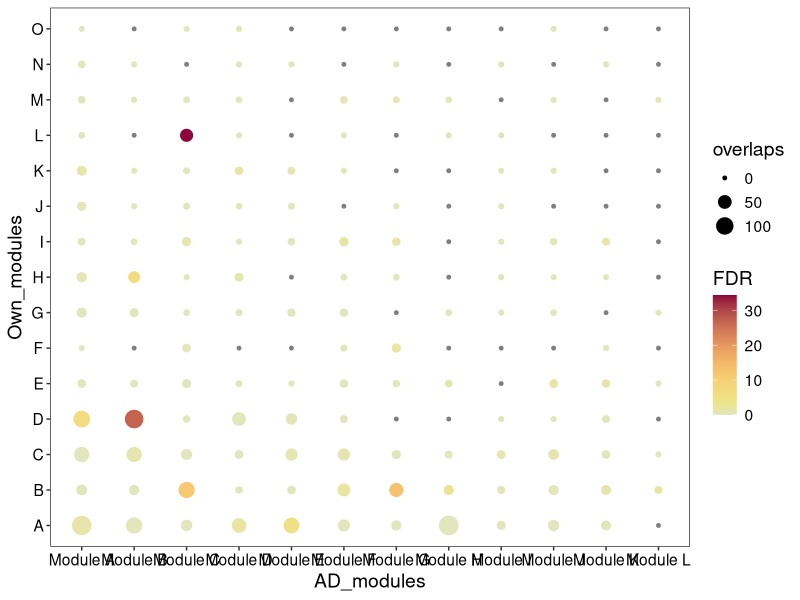

This figure's R source:
library(openxlsx)
library(ggrepel)
library(ggplot2)
install.packages("colorspace")
library("colorspace")

AD_modules_overlaps<-read.xlsx("data/Supp_Figure6/Figure_AD_modules2.xlsx",sheet = 3)
AD_modules<-ggplot(AD_modules_overlaps,aes(x=AD_modules,y=Own_modules))+
  geom_point(aes(color=FDR,size=overlaps))+theme_bw()+
  scale_color_continuous_sequential(palette = "Heat")+
  theme(text=element_text(size=14),axis.text.x = element_text(color = "black"),axis.text.y = element_text(color="black"),
        panel.grid.major = element_blank(), panel.grid.minor = element_blank(),
        panel.background = element_blank())
